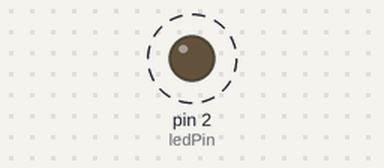
Simulated run of this sketch. Board: Arduino Uno, built with avr-gcc and run on an emulated ATmega328P. Shown: output pins drawn as LEDs (lit = HIGH). Dashed ring = blinking.

Above: at 0.2 s.
Timing chart, 0 to 3.0 s (numbered marks = the images above):
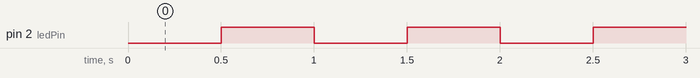

Measured:
- by itself, pin 2 (ledPin): alternates HIGH for 0.50 s and LOW for 0.50 s

The sketch:

ex02.ino
```cpp
// ex02: 1Hz闪烁 - 使用millis()
const int ledPin = 2;
int ledState = LOW;
unsigned long previousMillis = 0;
const long interval = 500;

void setup() {
  pinMode(ledPin, OUTPUT);
}

void loop() {
  unsigned long currentMillis = millis();
  if (currentMillis - previousMillis >= interval) {
    previousMillis = currentMillis;
    ledState = !ledState;
    digitalWrite(ledPin, ledState);
  }
}
```
